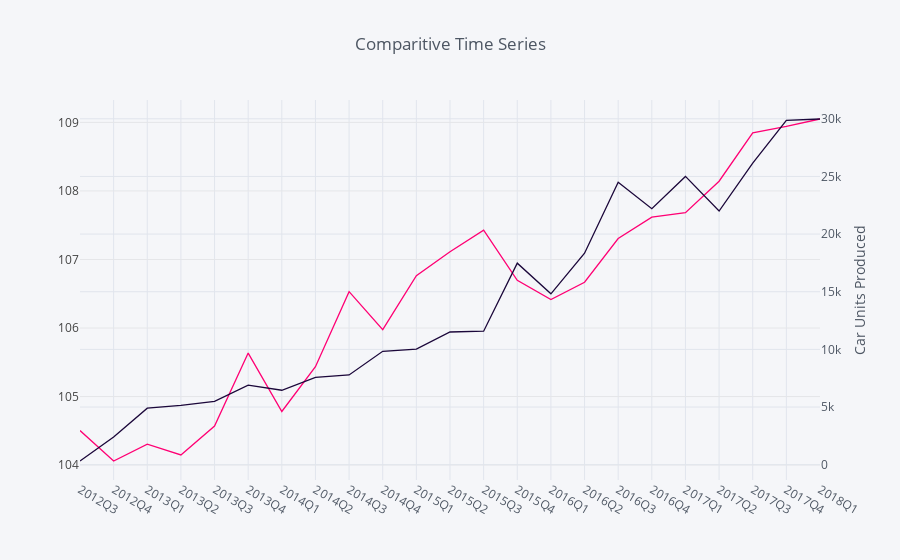

Notebook code cell kept with this figure:
### Code cell
fig2 = df.iplot(
    columns=['Real Output per Hour'], 
    asFigure=True, 
    kind='scatter', 
    showlegend=False,
    colors = ('#ff0074'),
    x='Date',    
    )
fig3 = df.iplot(
    columns=['Tesla Production'],
    asFigure=True,
    kind='scatter', 
    secondary_y=['Tesla Production'],
    showlegend=False,
    title='Comparitive Time Series',
    yTitle='Real Productivity per Hour ($)',
    secondary_y_title = 'Car Units Produced',
    colors = ('#1b073a'),
    x='Date'
    )

fig3['data'].extend(fig2['data'])

iplot(fig3)

### Figure 1 — Plotly figure (JSON) as saved in the notebook; plotly's stock layout.template omitted (floating-point values rounded to 4 significant figures)
{"data": [{"line": {"color": "rgba(27, 7, 58, 1.0)", "dash": "solid", "shape": "linear", "width": 1.3}, "mode": "lines", "name": "Tesla Production", "text": "", "type": "scatter", "x": ["2012Q3", "2012Q4", "2013Q1", "2013Q2", "2013Q3", "2013Q4", "2014Q1", "2014Q2", "2014Q3", "2014Q4", "2015Q1", "2015Q2", "2015Q3", "2015Q4", "2016Q1", "2016Q2", "2016Q3", "2016Q4", "2017Q1", "2017Q2", "2017Q3", "2017Q4", "2018Q1"], "xaxis": "x1", "y": [321, 2400, 4900, 5150, 5500, 6892, 6457, 7579, 7785, 9834, 10030, 11507, 11580, 17478, 14820, 18345, 24500, 22200, 25000, 22000, 26150, 29870, 29980], "yaxis": "y2"}, {"line": {"color": "rgba(255, 0, 116, 1.0)", "dash": "solid", "shape": "linear", "width": 1.3}, "mode": "lines", "name": "Real Output per Hour", "text": "", "type": "scatter", "x": ["2012Q3", "2012Q4", "2013Q1", "2013Q2", "2013Q3", "2013Q4", "2014Q1", "2014Q2", "2014Q3", "2014Q4", "2015Q1", "2015Q2", "2015Q3", "2015Q4", "2016Q1", "2016Q2", "2016Q3", "2016Q4", "2017Q1", "2017Q2", "2017Q3", "2017Q4", "2018Q1"], "y": [104.5, 104.1, 104.3, 104.1, 104.6, 105.6, 104.8, 105.4, 106.5, 106.0, 106.8, 107.1, 107.4, 106.7, 106.4, 106.7, 107.3, 107.6, 107.7, 108.1, 108.8, 108.9, 109.0]}], "layout": {"legend": {"bgcolor": "#F5F6F9", "font": {"color": "#4D5663"}}, "paper_bgcolor": "#F5F6F9", "plot_bgcolor": "#F5F6F9", "showlegend": false, "title": "Comparitive Time Series", "titlefont": {"color": "#4D5663"}, "xaxis1": {"gridcolor": "#E1E5ED", "showgrid": true, "tickfont": {"color": "#4D5663"}, "title": "", "titlefont": {"color": "#4D5663"}, "zerolinecolor": "#E1E5ED"}, "yaxis2": {"anchor": "x1", "gridcolor": "#E1E5ED", "overlaying": "y1", "showgrid": true, "side": "right", "tickfont": {"color": "#4D5663"}, "title": "Car Units Produced", "titlefont": {"color": "#4D5663"}, "zerolinecolor": "#E1E5ED"}}}
